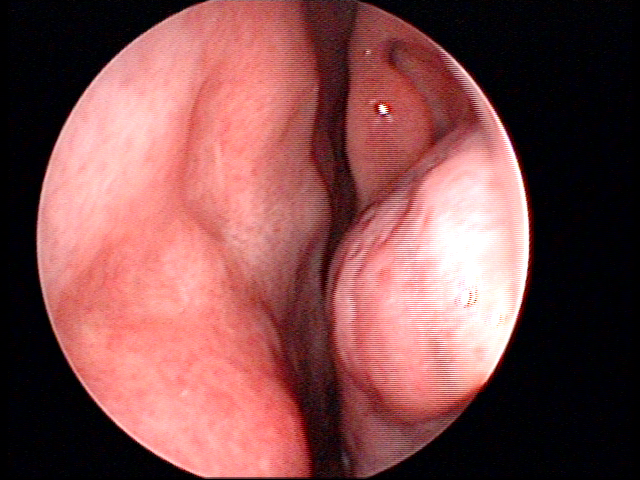
#> input picture Sample_data/Image/002d18c2-1698-4b24-9c0c-556d7dca9082.png, 640 x 480 px
$ python -i circle_cropper.py   (imports and definitions only)
#> lines starting #> are read from the running program, lines starting #| are printed output that depends on the picture; after the words box and inside, x2 and y2 are one past the last pixel; in counts of white or black regions, pixels touching at a corner belong together
import os
import cv2
import numpy as np
import logging

logger = logging.getLogger(__name__)
# [1 line not run here, left out]

ch = logging.StreamHandler()
# [1 line not run here, left out]
formatter = logging.Formatter('%(asctime)s - %(levelname)s - %(message)s')
# [3 lines not run here, left out]

class Circle_Cropper:
    def __init__(self, output_dir=None):
        """
        Parameters
        ----------
        output_dir : str, optional
            Thư mục lưu ảnh đã crop. Nếu None thì chỉ trả kết quả.
        """
        self.output_dir = output_dir
        if output_dir:
            os.makedirs(output_dir, exist_ok=True)

    def crop(self, image_path):
        "Xử lý và crop ảnh đơn"
        img = cv2.imread(image_path)
#> img is the input picture: shape (480, 640, 3); mean B, G, R 78.1, 78.2, 130.6
        if img is None:
            logger.error(f"Không tìm thấy hoặc không đọc được ảnh: {image_path}")
            return None

        gray = cv2.cvtColor(img, cv2.COLOR_BGR2GRAY)
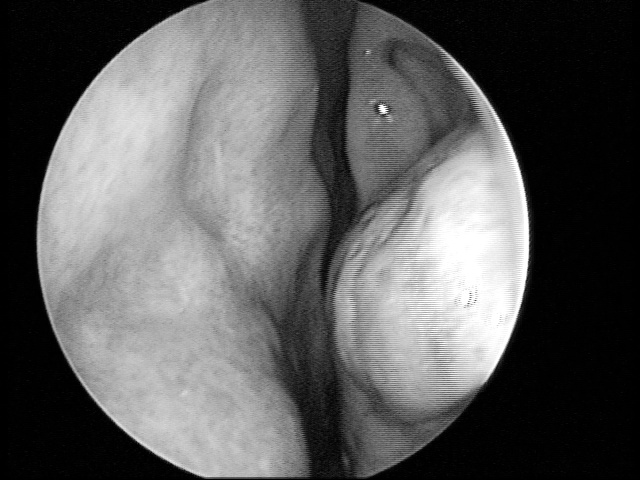
#> gray: shape (480, 640); min 0, max 255, mean 93.9

        # Contrast enhancement
        clahe = cv2.createCLAHE(clipLimit=2.0, tileGridSize=(8, 8))
        gray_clahe = clahe.apply(gray)
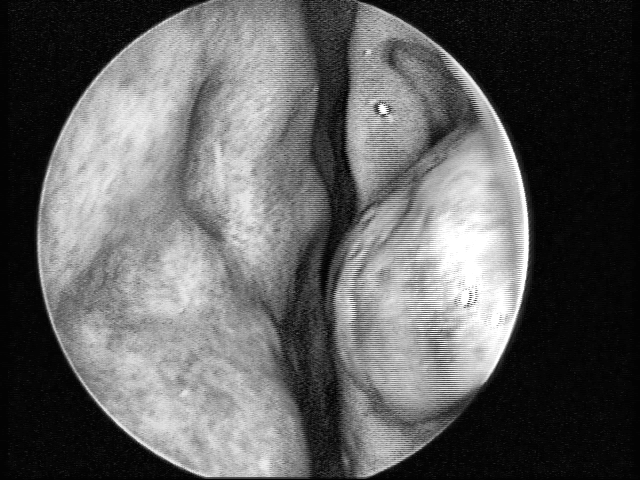
#> gray_clahe: shape (480, 640); min 1, max 255, mean 96.8
        equalized = cv2.equalizeHist(gray_clahe)

        # Strong blur
        blur = cv2.GaussianBlur(equalized, (31, 31), 0)
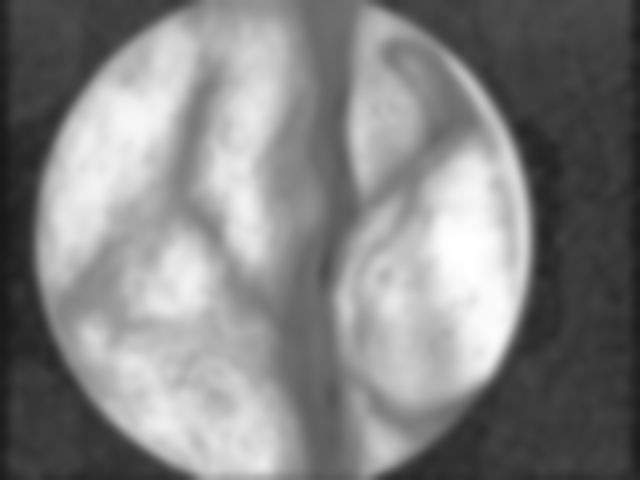
#> blur: shape (480, 640); min 24, max 255, mean 130.9
        h, w = blur.shape[:2]
#> h = 480; w = 640

        # Dynamic radius & distance
        minR = round(w * 0.25)
#> minR = 160
        maxR = round(w * 0.5)
#> maxR = 320
        minDis = round(w * 0.5)
#> minDis = 320

        # Circle detection
        circles = cv2.HoughCircles(blur, cv2.HOUGH_GRADIENT, dp=1.2, minDist=minDis,
                                param1=80, param2=10, minRadius=minR, maxRadius=maxR)
#> circles = [[288.6, 239.4, 253.5]]

        if circles is not None:
            x, y, r = map(int, circles[0][0])
#> x = 288; y = 239; r = 253
            pad = int(r * 0.1)
#> pad = 25
            x1 = max(0, x - r - pad)
#> x1 = 10
            y1 = max(0, y - r - pad)
#> y1 = 0
            x2 = min(w, x + r + pad)
#> x2 = 566
            y2 = min(h, y + r + pad)
#> y2 = 480
            cropped = img[y1:y2, x1:x2]
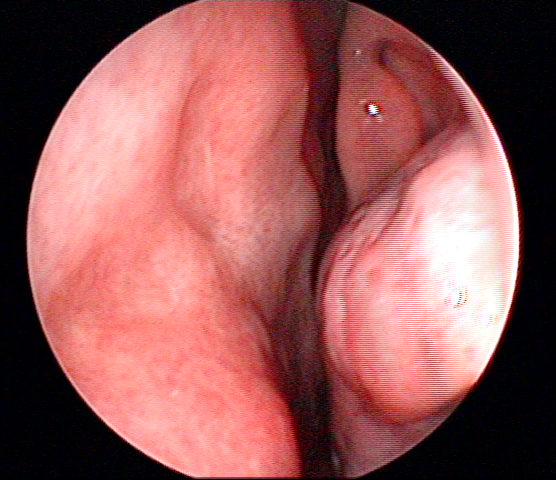
#> cropped: shape (480, 556, 3); mean B, G, R 89.3, 90, 150.2

            # Refine crop
            gray_crop = cv2.cvtColor(cropped, cv2.COLOR_BGR2GRAY)
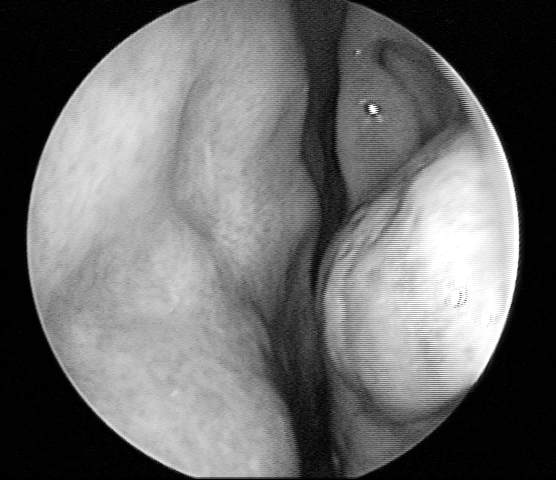
#> gray_crop: shape (480, 556); min 0, max 255, mean 107.9
            _, thresh = cv2.threshold(gray_crop, 10, 255, cv2.THRESH_BINARY)
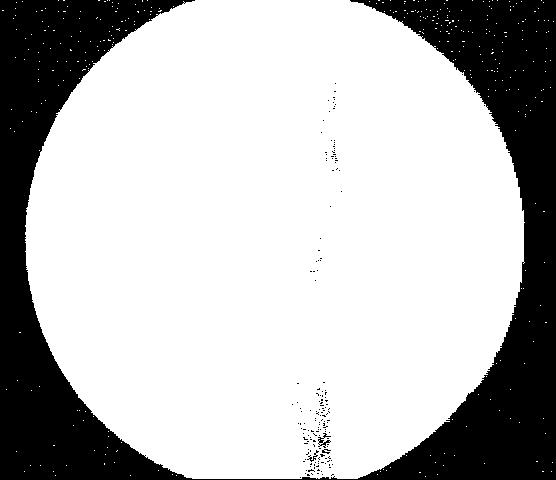
#> thresh: shape (480, 556); 73.1% white; 160 black regions (156 under 20 px)
            contours, _ = cv2.findContours(thresh, cv2.RETR_EXTERNAL, cv2.CHAIN_APPROX_SIMPLE)
#> contours = 338 contours, 337 with area under 20; largest, box (x1, y1, x2, y2) and area: (25, 0, 525, 479) 194222

            if contours:
                largest = max(contours, key=cv2.contourArea)
#> largest = contour of 887 points, box (x1, y1, x2, y2) (25, 0, 525, 479), area 194222
                x_cnt, y_cnt, w_cnt, h_cnt = cv2.boundingRect(largest)
#> x_cnt = 25; y_cnt = 0; w_cnt = 500; h_cnt = 479
                cropped_img = cropped[y_cnt:y_cnt + h_cnt, x_cnt:x_cnt + w_cnt]
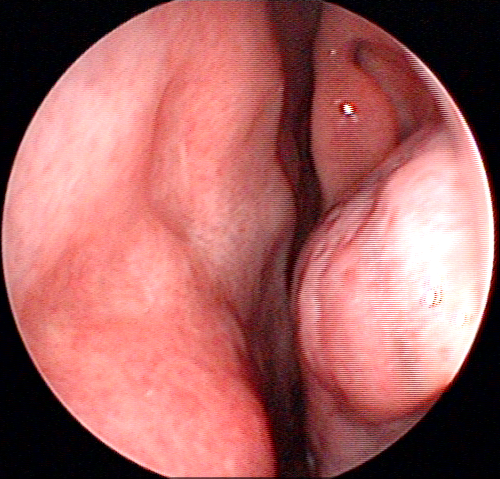
#> cropped_img: shape (479, 500, 3); mean B, G, R 98.9, 100.2, 167.2

                if self.output_dir:
                    save_path = os.path.join(self.output_dir, os.path.basename(image_path))
                    cv2.imwrite(save_path, cropped_img)
                    logger.info(f"Đã lưu ảnh crop: {save_path}")

                return cropped_img

        logger.warning(f"Không phát hiện hình tròn trong ảnh: {image_path}")
        return None

    def __call__(self, image_path):
        return self.crop(image_path=image_path)

>>> result = Circle_Cropper()('Sample_data/Image/002d18c2-1698-4b24-9c0c-556d7dca9082.png')

$ run again, on Sample_data/Image/00497198-052e-4708-b7e1-c1aefb99085e.png
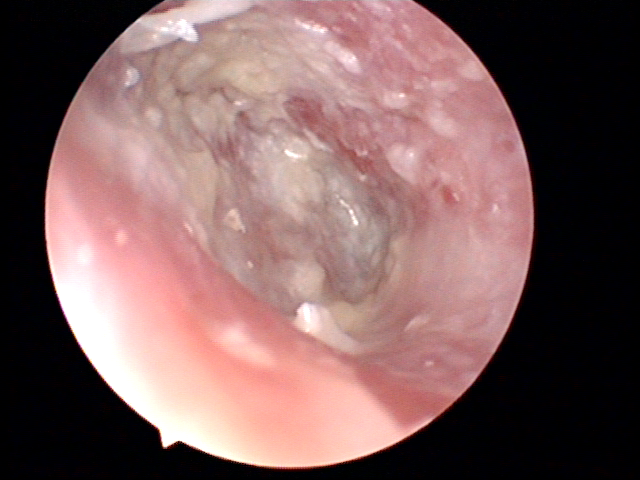
#> input picture Sample_data/Image/00497198-052e-4708-b7e1-c1aefb99085e.png, 640 x 480 px
#> in crop, img is the input picture: shape (480, 640, 3); mean B, G, R 95.7, 96.6, 127
#> circles = [[294.6, 217.8, 250.5]]
#> x = 294; y = 217; r = 250
#> pad = 25
#> x1 = 19
#> y1 = 0
#> x2 = 569
#> y2 = 480
#> in crop, `_, thresh = cv2.threshold(gray_crop, 10, 255, cv2.THRESH_BINARY)`:
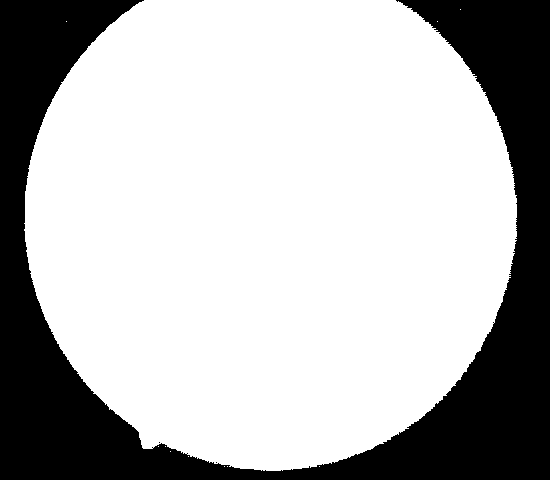
#> thresh: shape (480, 550); 71.8% white; 3 black regions (2 under 20 px)
#> contours = 11 contours, 10 with area under 20; largest, box (x1, y1, x2, y2) and area: (24, 0, 517, 471) 188838
#> largest = contour of 824 points, box (x1, y1, x2, y2) (24, 0, 517, 471), area 188838
#> x_cnt = 24; y_cnt = 0; w_cnt = 493; h_cnt = 471
#> in crop, `cropped_img = cropped[y_cnt:y_cnt + h_cnt, x_cnt:x_cnt + w_cnt]`:
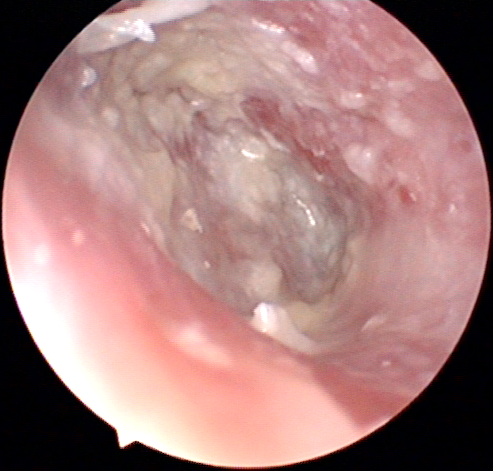
#> cropped_img: shape (471, 493, 3); mean B, G, R 125.9, 127.8, 167.8

$ run again, on Sample_data/Image/0082c05d-4a58-4001-a94f-f8f5442c1b23.png
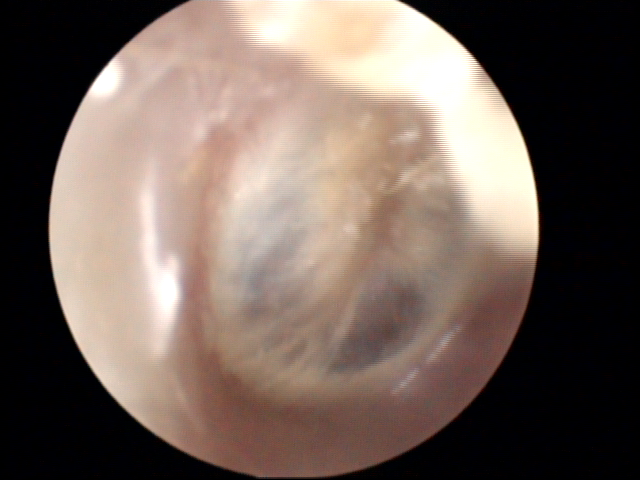
#> input picture Sample_data/Image/0082c05d-4a58-4001-a94f-f8f5442c1b23.png, 640 x 480 px
#> in crop, img is the input picture: shape (480, 640, 3); mean B, G, R 91.9, 100.6, 116.3
#> circles = [[293.4, 221.4, 243.8]]
#> x = 293; y = 221; r = 243
#> pad = 24
#> x1 = 26
#> y1 = 0
#> x2 = 560
#> y2 = 480
#> in crop, `_, thresh = cv2.threshold(gray_crop, 10, 255, cv2.THRESH_BINARY)`:
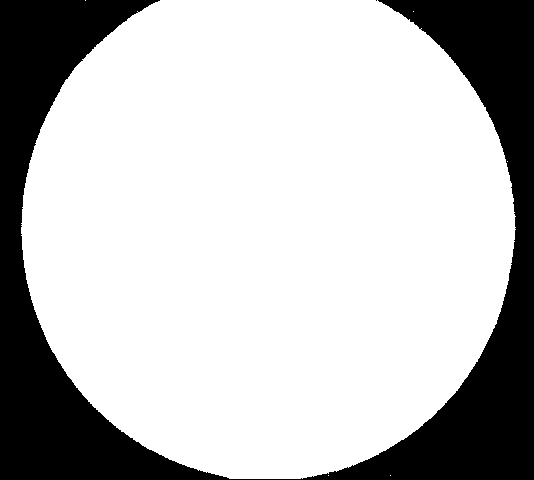
#> thresh: shape (480, 534); 75.1% white; 2 black regions (1 under 20 px)
#> contours = 6 contours, 5 with area under 20; largest, box (x1, y1, x2, y2) and area: (21, 0, 516, 479) 191660
#> largest = contour of 716 points, box (x1, y1, x2, y2) (21, 0, 516, 479), area 191660
#> x_cnt = 21; y_cnt = 0; w_cnt = 495; h_cnt = 479
#> in crop, `cropped_img = cropped[y_cnt:y_cnt + h_cnt, x_cnt:x_cnt + w_cnt]`:
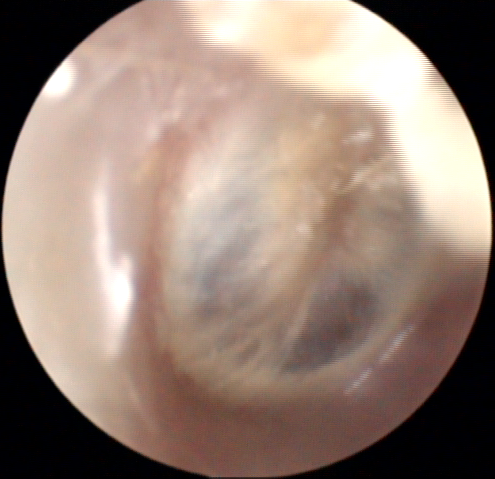
#> cropped_img: shape (479, 495, 3); mean B, G, R 118.4, 130.3, 150.6

$ run again, on Sample_data/Image/00ae1047-d0c0-46f4-96c8-798d01c74249.png
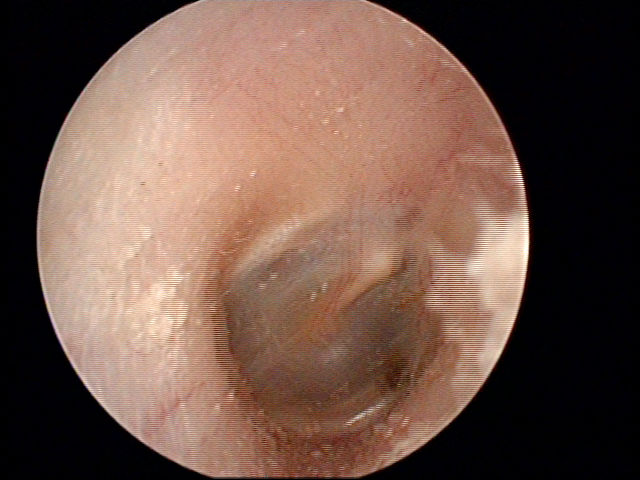
#> input picture Sample_data/Image/00ae1047-d0c0-46f4-96c8-798d01c74249.png, 640 x 480 px
#> in crop, img is the input picture: shape (480, 640, 3); mean B, G, R 73.2, 84.8, 111.6
#> circles = [[282.6, 237, 248.1]]
#> x = 282; y = 237; r = 248
#> pad = 24
#> x1 = 10
#> y1 = 0
#> x2 = 554
#> y2 = 480
#> thresh: shape (480, 544); 74.3% white; 3 black regions (2 under 20 px)
#> contours = 7 contours, 6 with area under 20; largest, box (x1, y1, x2, y2) and area: (26, 0, 522, 479) 193134
#> largest = contour of 804 points, box (x1, y1, x2, y2) (26, 0, 522, 479), area 193134
#> x_cnt = 26; y_cnt = 0; w_cnt = 496; h_cnt = 479
#> in crop, `cropped_img = cropped[y_cnt:y_cnt + h_cnt, x_cnt:x_cnt + w_cnt]`:
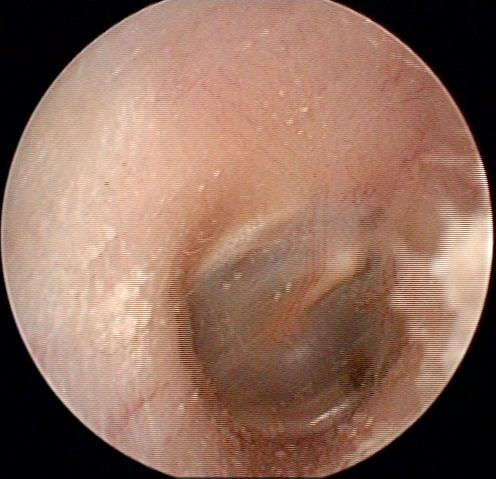
#> cropped_img: shape (479, 496, 3); mean B, G, R 93.8, 109.6, 144.2
